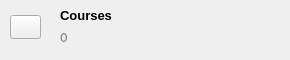
                           <widget class="ButtonFrame" name="courses_card">
                            <property name="minimumSize">
                             <size>
                              <width>280</width>
                              <height>50</height>
                             </size>
                            </property>
                            <property name="cursor">
                             <cursorShape>PointingHandCursor</cursorShape>
                            </property>
                            <property name="styleSheet">
                             <string notr="true">QFrame#tertiary_btn{
	border: 1px solid #E3E4E6;
	border-radius: 10px;
}

QFrame#tertiary_btn:hover{
	border: 3px solid #DBEAFE;
	background: #DBEAFE;
}</string>
                            </property>
                            <widget class="QLabel" name="head_7">
                             <property name="geometry">
                              <rect>
                               <x>60</x>
                               <y>5</y>
                               <width>161</width>
                               <height>21</height>
                              </rect>
                             </property>
                             <property name="font">
                              <font>
                               <family>Segoe UI</family>
                               <pointsize>10</pointsize>
                               <bold>true</bold>
                              </font>
                             </property>
                             <property name="text">
                              <string>Courses</string>
                             </property>
                            </widget>
                            <widget class="QLabel" name="courses_count">
                             <property name="geometry">
                              <rect>
                               <x>60</x>
                               <y>30</y>
                               <width>181</width>
                               <height>21</height>
                              </rect>
                             </property>
                             <property name="font">
                              <font>
                               <family>Inter</family>
                              </font>
                             </property>
                             <property name="styleSheet">
                              <string notr="true">color: #818181;</string>
                             </property>
                             <property name="text">
                              <string>&lt;!DOCTYPE HTML PUBLIC &quot;-//W3C//DTD HTML 4.0//EN&quot; &quot;http://www.w3.org/TR/REC-html40/strict.dtd&quot;&gt;
&lt;html&gt;&lt;head&gt;&lt;meta name=&quot;qrichtext&quot; content=&quot;1&quot; /&gt;&lt;meta charset=&quot;utf-8&quot; /&gt;&lt;style type=&quot;text/css&quot;&gt;
p, li { white-space: pre-wrap; }
hr { height: 1px; border-width: 0; }
li.unchecked::marker { content: &quot;\2610&quot;; }
li.checked::marker { content: &quot;\2612&quot;; }
&lt;/style&gt;&lt;/head&gt;&lt;body style=&quot; font-family:'Inter'; font-size:9pt; font-weight:400; font-style:normal;&quot;&gt;
&lt;p style=&quot; margin-top:12px; margin-bottom:2px; margin-left:0px; margin-right:0px; -qt-block-indent:0; text-indent:0px;&quot;&gt;&lt;span style=&quot; font-family:'Segoe Ui';&quot;&gt;0&lt;/span&gt;&lt;/p&gt;&lt;/body&gt;&lt;/html&gt;</string>
                             </property>
                             <property name="alignment">
                              <set>Qt::AlignmentFlag::AlignLeading|Qt::AlignmentFlag::AlignLeft|Qt::AlignmentFlag::AlignTop</set>
                             </property>
                            </widget>
                            <widget class="QLabel" name="coner_shadow_7">
                             <property name="geometry">
                              <rect>
                               <x>80</x>
                               <y>0</y>
                               <width>201</width>
                               <height>51</height>
                              </rect>
                             </property>
                             <property name="text">
                              <string/>
                             </property>
                             <property name="pixmap">
                              <pixmap resource="../assets/icons.qrc">:/icons/images/corner_gradient.png</pixmap>
                             </property>
                             <property name="scaledContents">
                              <bool>true</bool>
                             </property>
                            </widget>
                            <widget class="QPushButton" name="icon_7">
                             <property name="geometry">
                              <rect>
                               <x>10</x>
                               <y>15</y>
                               <width>31</width>
                               <height>24</height>
                              </rect>
                             </property>
                             <property name="text">
                              <string/>
                             </property>
                             <property name="icon">
                              <iconset resource="../assets/icons.qrc">
                               <normaloff>:/icons/icons/tertiary.svg</normaloff>:/icons/icons/tertiary.svg</iconset>
                             </property>
                             <property name="iconSize">
                              <size>
                               <width>32</width>
                               <height>32</height>
                              </size>
                             </property>
                            </widget>
                           </widget>
